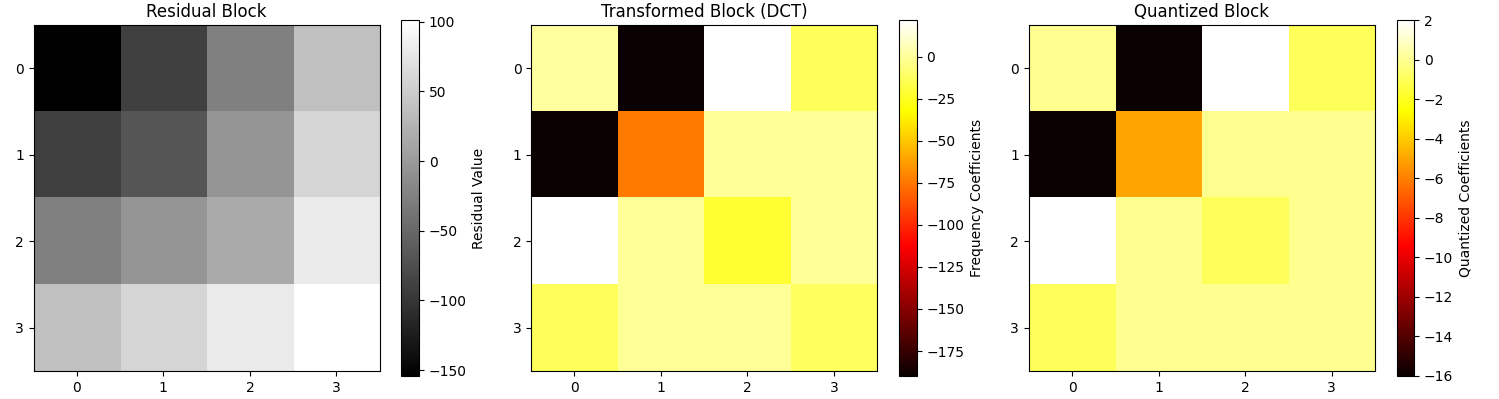

Source code (Python):
import numpy as np
import matplotlib.pyplot as plt
from scipy.fft import dct, idct
from skimage.metrics import mean_squared_error, peak_signal_noise_ratio, structural_similarity
 
# Define the original image block (smooth gradient with only the bottom right corner as white)
original_block = np.array([
    [0,  64, 128, 192],
    [64, 85, 149, 213],
    [128, 149, 170, 234],
    [192, 213, 234, 255]
])
 
# Define the residual block (original image minus the DC prediction block)
dc_value = np.mean(original_block)  # Calculate the average value of the original image
predicted_block = np.full_like(original_block, dc_value)
residual_block = original_block - predicted_block
 
# Apply 2D DCT
transformed_block = dct(dct(residual_block.T, norm='ortho').T, norm='ortho')
 
# Define the Quantization matrix
#quantization_matrix = np.array([
#    [16, 11, 10, 16],
#    [12, 12, 14, 19],
#    [14, 13, 16, 24],
#    [14, 17, 22, 29]
#])

# Symmetric
quantization_matrix = np.array([
   [16, 12, 14, 14],
   [12, 16, 13, 17],
   [14, 13, 16, 22],
   [14, 17, 22, 29]
])

# Refined Quantization matrix
# Less compression for better MSE, SSIM and PSNR:
# quantization_matrix = np.array([
#     [8, 6, 7, 8],
#     [6, 7, 8, 10],
#     [7, 8, 10, 13],
#     [8, 10, 13, 16]
# ])

# Apply quantization
quantized_block = np.round(transformed_block / quantization_matrix)
 
# Dequantize the block
dequantized_block = quantized_block * quantization_matrix
 
# Apply inverse 2D DCT
inverse_transformed_block = idct(idct(dequantized_block.T, norm='ortho').T, norm='ortho')
 
# Reconstruct the block
reconstructed_block = predicted_block + inverse_transformed_block
 
# Calculate MSE, PSNR, and SSIM
mse = mean_squared_error(original_block, reconstructed_block)
psnr = peak_signal_noise_ratio(original_block, reconstructed_block, data_range=original_block.max() - original_block.min())
ssim = structural_similarity(original_block, reconstructed_block, data_range=original_block.max() - original_block.min(), win_size=3)
 
# Visualization
fig, (ax1, ax2, ax3) = plt.subplots(1, 3, figsize=(15, 4))
 
# Original Block Visualization
#im1 = axes[0, 0].imshow(original_block, cmap='gray', interpolation='nearest')
#axes[0, 0].set_title("Original Block")
#plt.colorbar(im1, ax=axes[0, 0], label='Pixel Value')
 
# Predicted Block Visualization
#im2 = axes[0, 1].imshow(predicted_block, cmap='gray', interpolation='nearest')
#axes[0, 1].set_title("Predicted Block (DC Prediction)")
#plt.colorbar(im2, ax=axes[0, 1], label='Predicted Value')
 
# Residual Block Visualization
im3 = ax1.imshow(residual_block, cmap='gray', interpolation='nearest')
ax1.set_title("Residual Block")
ax1.set_xticks(range(residual_block.shape[1]))
ax1.set_yticks(range(residual_block.shape[0]))
plt.colorbar(im3, ax=ax1, label='Residual Value')
 
# Transformed Block Visualization
im4 = ax2.imshow(transformed_block, cmap='hot', interpolation='nearest')
ax2.set_title("Transformed Block (DCT)")
ax2.set_xticks(range(transformed_block.shape[1]))
ax2.set_yticks(range(transformed_block.shape[0]))
plt.colorbar(im4, ax=ax2, label='Frequency Coefficients')
 
# Quantized Block Visualization
im5 = ax3.imshow(quantized_block, cmap='hot', interpolation='nearest')
ax3.set_title("Quantized Block")
ax3.set_xticks(range(quantized_block.shape[1]))
ax3.set_yticks(range(quantized_block.shape[0]))
plt.colorbar(im5, ax=ax3, label='Quantized Coefficients')

# # Dequantized Block Visualization
# im6 = ax4.imshow(dequantized_block, cmap='hot', interpolation='nearest')
# ax4.set_title("Dequantized Block")
# ax4.set_xticks(range(dequantized_block.shape[1]))
# ax4.set_yticks(range(dequantized_block.shape[0]))
# plt.colorbar(im6, ax=ax4, label='Dequantized Coefficients')

# # Inverse Transform Block Visualization
# im7 = ax5.imshow(inverse_transformed_block, cmap='gray', interpolation='nearest')
# ax5.set_title("Inverse Transform Block")
# ax5.set_xticks(range(inverse_transformed_block.shape[1]))
# ax5.set_yticks(range(inverse_transformed_block.shape[0]))
# plt.colorbar(im7, ax=ax5, label='Residual Value')
 
plt.tight_layout()
plt.show()
 
# Print numerical values for debugging and verification
print("Original Block:")
print(original_block)
 
print("\nPredicted Block:")
print(predicted_block)
 
print("\nResidual Block:")
print(residual_block)
 
print("\nTransformed Block (DCT):")
print(transformed_block)
 
print("\nQuantized Block:")
print(quantized_block)
 
print("\nDequantized Block (Reconstructed Transformed Block):")
print(dequantized_block)
 
print("\nInverse Transformed Block (Reconstructed Residual Block):")
print(inverse_transformed_block)
 
print("\nReconstructed Block:")
print(reconstructed_block)
 
# Print MSE, PSNR and SSIM
print(f"\nMSE: {mse:.4f}")
print(f"PSNR: {psnr:.2f} dB")
print(f"SSIM: {ssim:.4f}")
